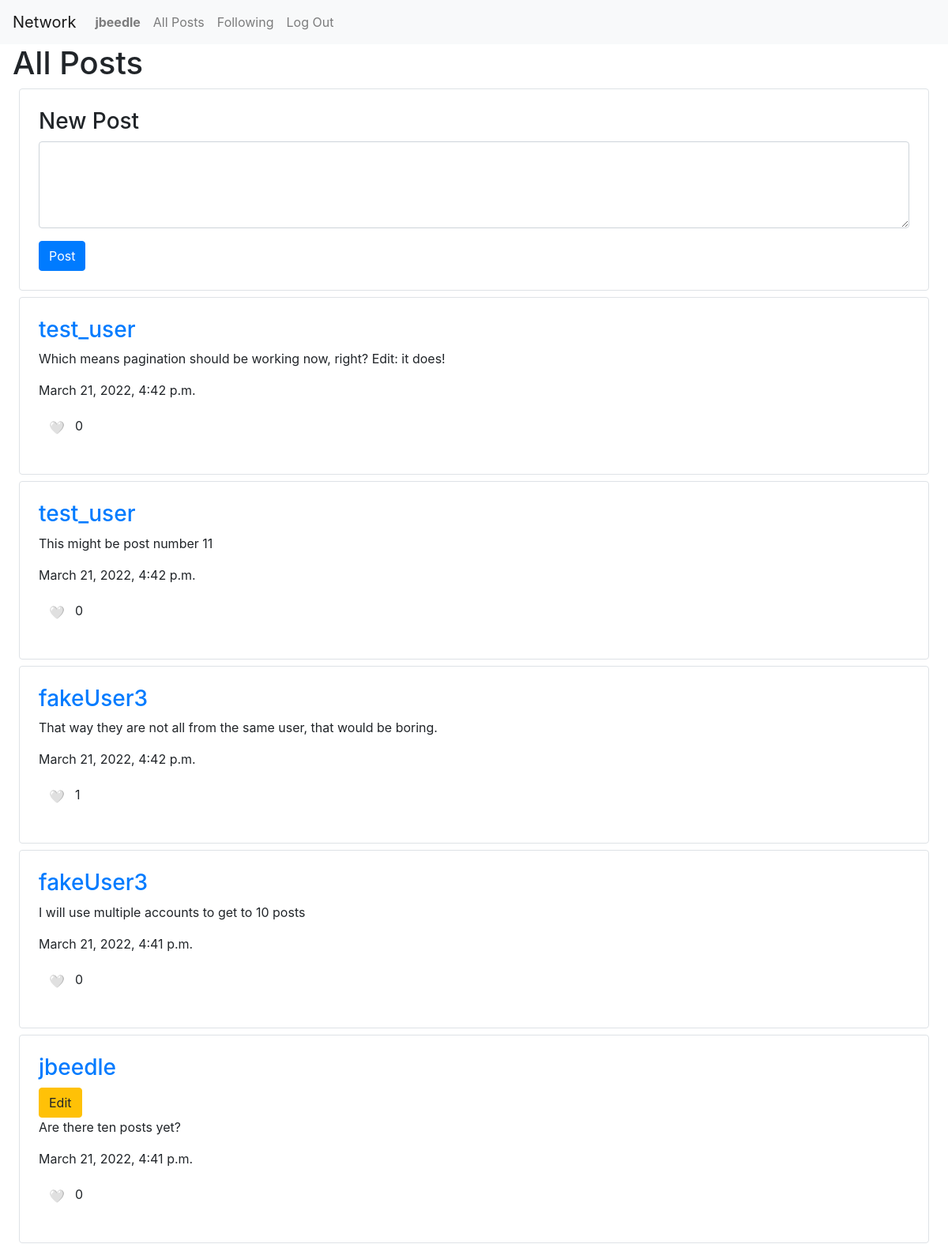
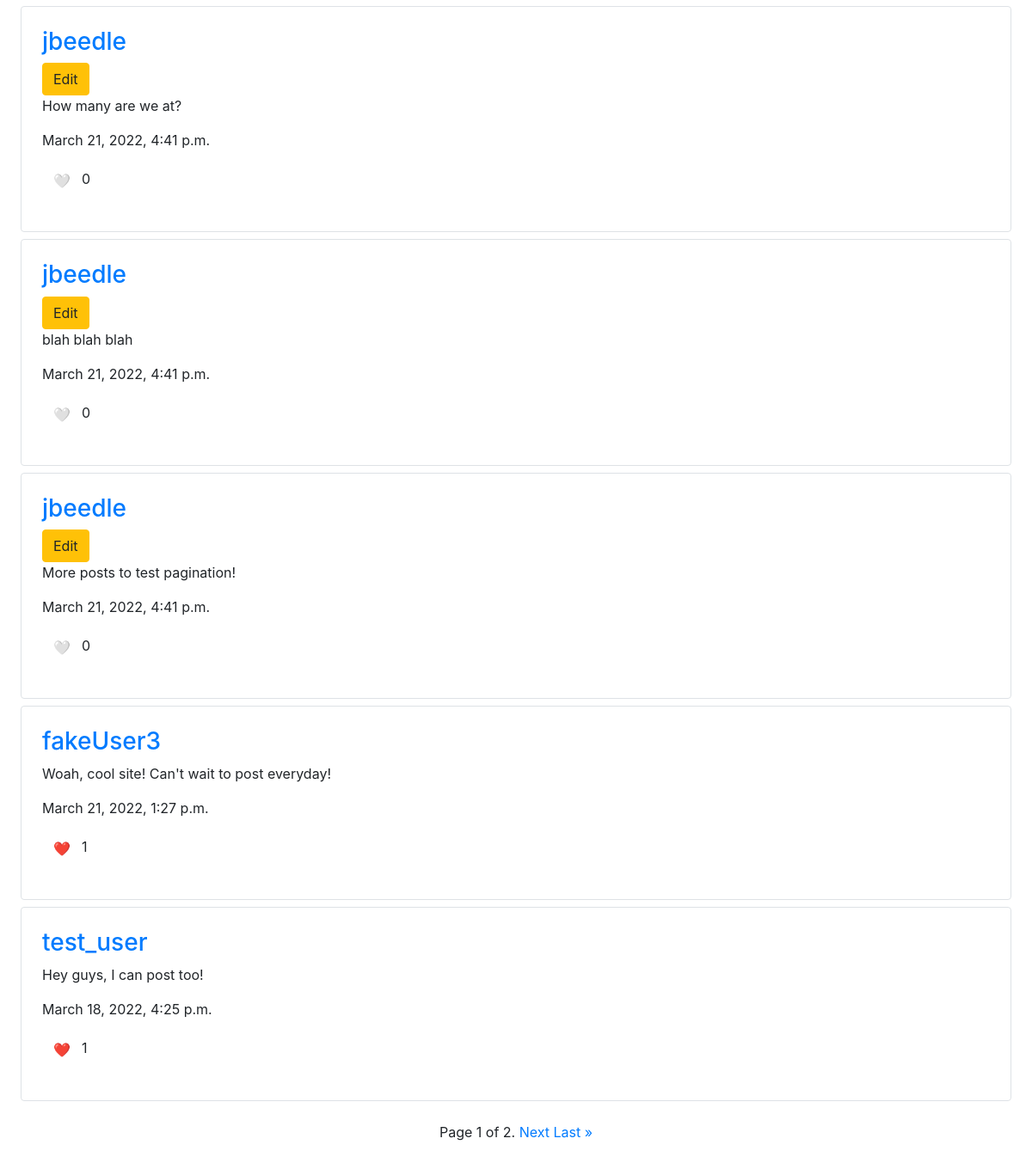
/ (signed in), run on the app's committed database (2 pictures, top to bottom).
### network/models.py (models this page shows, shortened)
class User(AbstractUser):
    following = models.ManyToManyField('self', blank=True, related_name='followers', symmetrical=False)

class Post(models.Model):
    user = models.ForeignKey(User, on_delete=models.CASCADE, related_name='posts')
    content = models.CharField(max_length=300)
    likes = models.PositiveIntegerField(default=0)
    user_likes = models.ManyToManyField(User)
    created = models.DateTimeField(auto_now_add=True)
    class Meta:
        ordering = ['-created']

### network/views.py (the view)
# urls.py: path("", views.index, name="index"),
def index(request):
    posts = Post.objects.all()
    paginator = Paginator(posts, 10)
    page_number = request.GET.get('page')
    page_obj = paginator.get_page(page_number)
    return render(request, "network/index.html", {
        'page_obj': page_obj
    })

### network/templates/network/index.html (shortened to what this page needs)
{% extends "network/layout.html" %}
{% block body %}
    <h1 class="ml-3">All Posts</h1>
    {% if user.is_authenticated %}
        <div class="border rounded mx-4 mb-2 p-4">
            <h3>New Post</h3>
            <form action="{% url 'post' %}" method="post">
                <div class="form-group">
                    <textarea autofocus class="form-control" name="content" rows="4"></textarea>
                </div>
                <input class="btn btn-primary" type="submit" value="Post">
            </form>
        </div>
    {% endif %}
    {% for post in page_obj %}
        <div class="border rounded mx-4 mb-2 p-4">
            <h3><a href="{% url 'profile' post.user.username %}">{{ post.user.username }}</a></h3>
            {% if post.user == request.user %}
                <button class="edit btn btn-warning" data-id="{{ post.id }}">Edit</button>
            {% endif %}
            <p data-content="{{ post.id }}">{{ post.content}}</p>
            <p>{{ post.created }}</p>
            {% if user in post.user_likes.all %}
                <p><span class="btn dislike" data-like="{{ post.id }}">❤️</span><span data-count="{{ post.id }}">{{ post.likes }}</span></p>
            {% else %}
                <p><span class="btn like" data-like="{{ post.id }}">🤍</span><span data-count="{{ post.id }}">{{ post.likes }}</span></p>
            {% endif %}
        </div>
    {% endfor %}
    <div class="pagination my-4 d-flex justify-content-center">
        <span class="step-links">
            <span class="current">
                Page {{ page_obj.number }} of {{ page_obj.paginator.num_pages }}.
            </span>
            {% if page_obj.has_next %}
                <a href="?page={{ page_obj.next_page_number }}">Next</a>
                <a href="?page={{ page_obj.paginator.num_pages }}">Last &raquo;</a>
            {% endif %}
        </span>
    </div>
{% endblock %}

### network/templates/network/layout.html (shortened to what this page needs)
{% load static %}
<!DOCTYPE html>
<html lang="en">
    <head>
        <link rel="stylesheet" href="https://stackpath.bootstrapcdn.com/bootstrap/4.4.1/css/bootstrap.min.css">
        <link href="{% static 'network/styles.css' %}" rel="stylesheet">
    </head>
    <body>
        <nav class="navbar navbar-expand-lg navbar-light bg-light">
            <a class="navbar-brand" href="{% url 'index' %}">Network</a>
            <div>
              <ul class="navbar-nav mr-auto">
                {% if user.is_authenticated %}
                    <li class="nav-item">
                        <a class="nav-link" href="{% url 'profile' user.username %}"><strong>{{ user.username }}</strong></a>
                    </li>
                {% endif %}
                <li class="nav-item">
                  <a class="nav-link" href="{% url 'index' %}">All Posts</a>
                </li>
                {% if user.is_authenticated %}
                    <li class="nav-item">
                        <a class="nav-link" href="{% url 'following' %}">Following</a>
                    </li>
                    <li class="nav-item">
                        <a class="nav-link" href="{% url 'logout' %}">Log Out</a>
                    </li>
                {% endif %}
              </ul>
            </div>
          </nav>
        <div class="body">
            {% block body %}
            {% endblock %}
        </div>
    </body>
</html>

### data on the page
User: username "jbeedle"
Post: user.username "test_user", content "Which means pagination should be working now, right? Edit: it does!", created "March 21, 2022, 4:42 p.m.", likes "0"
Post: user.username "test_user", content "This might be post number 11", created "March 21, 2022, 4:42 p.m.", likes "0"
Post: user.username "fakeUser3", content "That way they are not all from the same user, that would be boring.", created "March 21, 2022, 4:42 p.m.", likes "1"
Post: user.username "fakeUser3", content "I will use multiple accounts to get to 10 posts", created "March 21, 2022, 4:41 p.m.", likes "0"
Post: user.username "jbeedle", content "Are there ten posts yet?", created "March 21, 2022, 4:41 p.m.", likes "0"
Post: user.username "jbeedle", content "How many are we at?", created "March 21, 2022, 4:41 p.m.", likes "0"
Post: user.username "jbeedle", content "blah blah blah", created "March 21, 2022, 4:41 p.m.", likes "0"
Post: user.username "jbeedle", content "More posts to test pagination!", created "March 21, 2022, 4:41 p.m.", likes "0"
Post: user.username "fakeUser3", content "Woah, cool site! Can't wait to post everyday!", created "March 21, 2022, 1:27 p.m.", likes "1"
Post: user.username "test_user", content "Hey guys, I can post too!", created "March 18, 2022, 4:25 p.m.", likes "1"

### other printed values
{{ page_obj.number }} "1"
{{ page_obj.paginator.num_pages }} "2"
